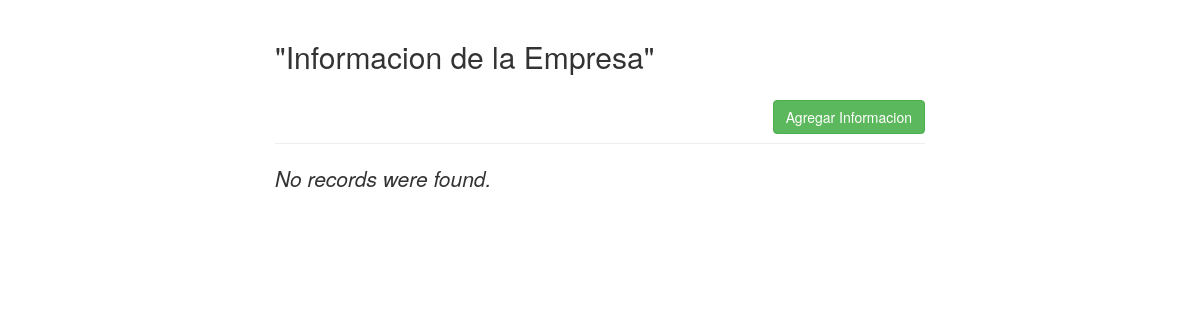
The app's page /vistas-tablas/TablaNosotros/inicionosotros.php, older data.
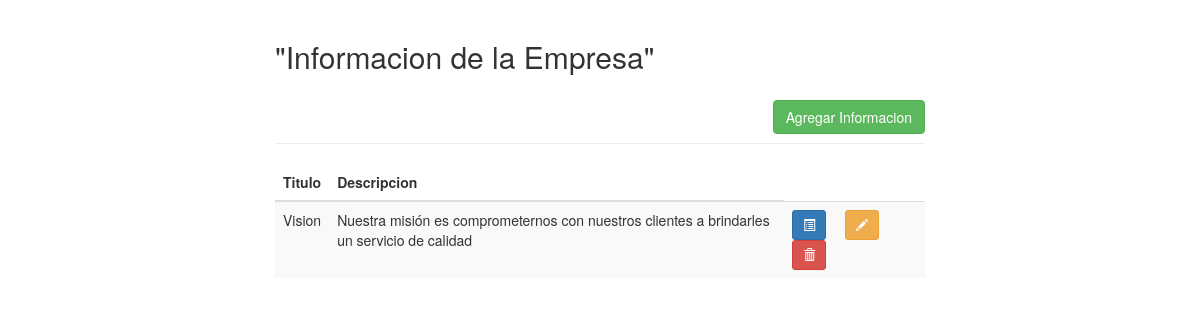
The same page, newer data.
### tables this page shows
CREATE TABLE `nosotros` (
  `idnosotros` int(11) NOT NULL,
  `titulo` varchar(250) NOT NULL,
  `descripcion` varchar(500) NOT NULL
);

### vistas-tablas/TablaNosotros/inicionosotros.php (the view, shortened to what this page needs)
<!DOCTYPE html>
<html lang="en">
<head>
    <link rel="stylesheet" href="https://maxcdn.bootstrapcdn.com/bootstrap/3.3.7/css/bootstrap.css">
</head>
<body>
    <div class="wrapper">
        <div class="container-fluid">
            <div class="row">
                <div class="col-md-18">
                    <div class="page-header clearfix">
                        <h2 class="pull-left">"Informacion de la Empresa"</h2><br><br>
                        <br><a href="crearnosotros.php" class="btn btn-success pull-right" >Agregar Informacion</span></a></div>
                    </div>
                    <?php
                    require_once "config.php";
                    $sql = "SELECT * FROM nosotros";
                    if($result = mysqli_query($link, $sql)){
                        if(mysqli_num_rows($result) > 0){
                            echo "<table class='table table-striped table-hover'>";
                                echo "<thead>";
                                    echo "<tr>";
                                        echo "<th>Titulo</th>";
                                        echo "<th>Descripcion</th>";
                                    echo "</tr>";
                                echo "</thead>";
                                echo "<tbody>";
                                while($row = mysqli_fetch_array($result)){
                                    echo "<tr>";
                                        echo "<td>" . $row['titulo'] . "</td>";
                                        echo "<td>" . $row['descripcion'] . "</td>";
                                        echo '
                                             </td>
                                              <td>
                                              <a href="vernosotros.php?id='.$row['idnosotros'].'" title="Ver Informacion del Combustible" class="btn btn-primary btn-sm"><span class="glyphicon glyphicon-list-alt" aria-hidden="true"></span></a>
                                                 <a href="modificarnosotros.php?id='.$row['idnosotros'].'" title="Actualizar la informacion del Tipo de Combustible" class="btn btn-warning btn-sm"><span class="glyphicon glyphicon-pencil" aria-hidden="true"></span></a>
                                                 <a href="eliminarnosotros.php?id='.$row['idnosotros'].'" title="Eliminar el registro del Combustible" class="btn btn-danger btn-sm"><span class="glyphicon glyphicon-trash" aria-hidden="true"></span></a>
                                                  </td>
                                                </tr>
                                                ';
                                }
                                echo "</tbody>";
                            echo "</table>";
                        } else{
                            echo "<p class='lead'><em>No records were found.</em></p>";
                        }
                    } else{
                        echo "ERROR: Could not able to execute $sql. " . mysqli_error($link);
                    }
                    ?>
                </div>
            </div>
        </div>
</body>
</html>

Row changes from the older to the newer data that the page shows:
added nosotros: titulo "Vision", descripcion "Nuestra misión es comprometernos con nuestros clientes a brindarles un servicio de calidad"
Text that changed along with them:
text no longer shown: "No records were found."
text now shown: "Titulo Descripcion"
